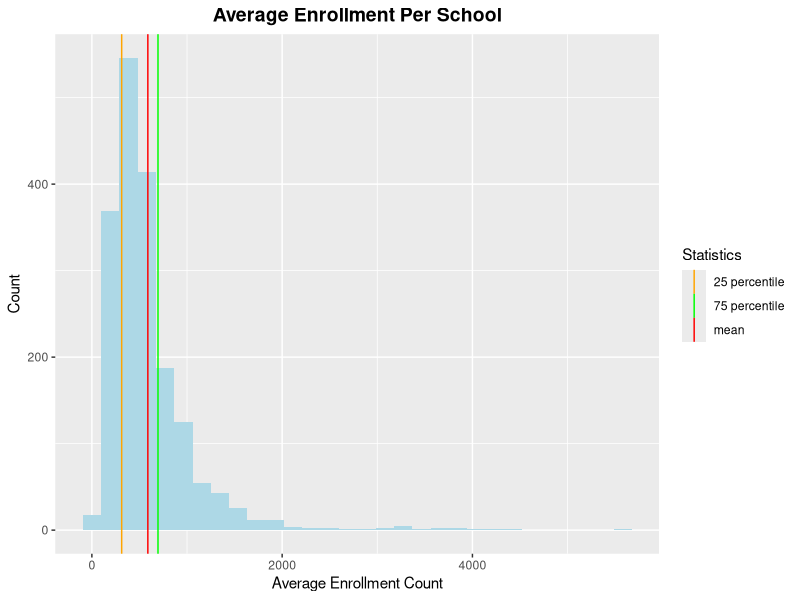
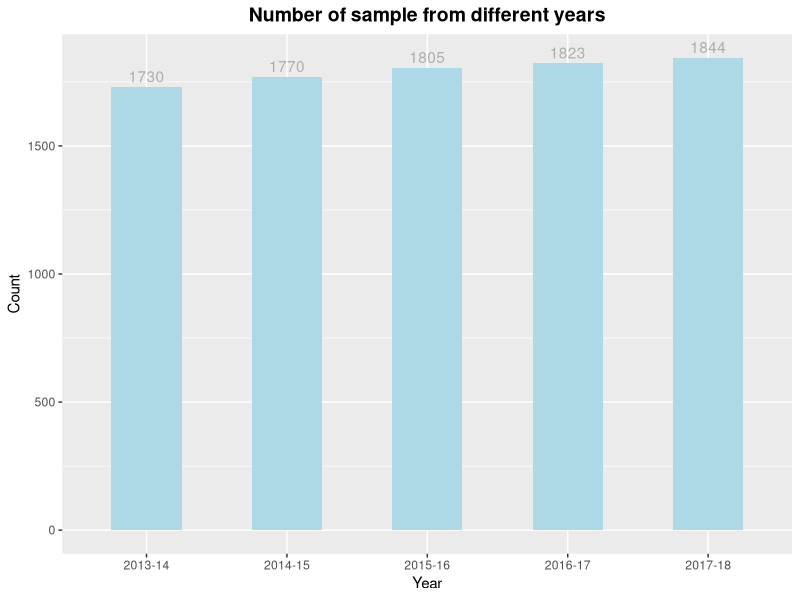
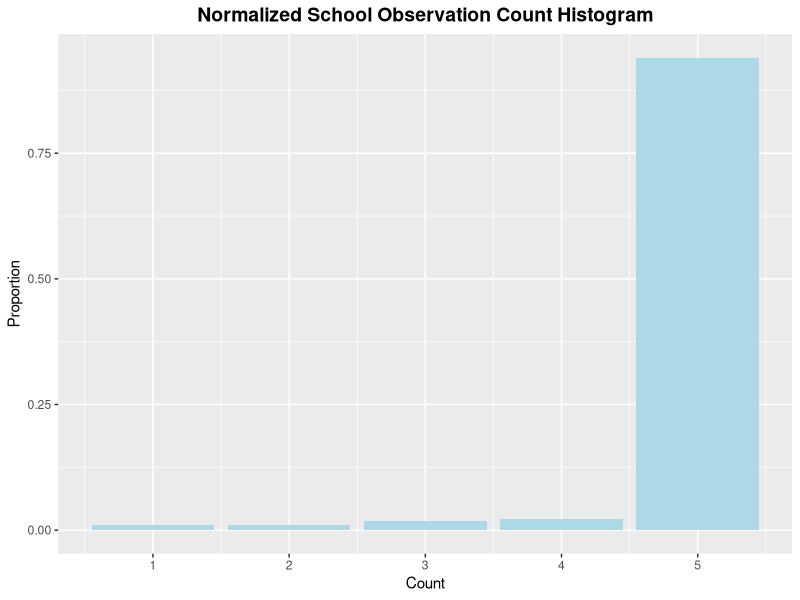

R code for these plots, in order: (Note: this script raises an error after producing the figures.)
## ---- chunk 1
knitr::opts_chunk$set(
  echo = FALSE,
  message = FALSE,
  warning = FALSE
)
## ---- chunk 2
knitr::opts_chunk$set(
  echo = FALSE,
  message = FALSE,
  warning = FALSE
)
## ---- chunk 3
library(knitr)
library(ggplot2)
library(tidyr)
library(tidyverse)
library(dplyr)
## ---- chunk 4
school = read.csv("School.csv")
school_cleaned <- school %>%
  select(-c(DBN, X..Students.with.Disabilities, 
            X..Students.with.Disabilities.1, 
            X..English.Language.Learners,
            X..English.Language.Learners.1,
            Economic.Need.Index))
colnames(school_cleaned)[c(4, 18:33)] <- c("Grade.PK", "Female.count", "Female.percentage",
                                           "Male.count", "Male.percentage", "Asian.count",
                                           "Asian.percentage", "Black.count", "Black.percentage",
                                           "Hispanic.count", "Hispanic.percentage", "Other.count",
                                           "Other.percentage", "White.count", "White.percentage",
                                           "Poverty.count", "Poverty.percentage")
#sample data description
kable(summary(school_cleaned[, c("Total.Enrollment", "Grade.K", 
                                 "Grade.12", "Male.count", "Asian.percentage",
                                 "Poverty.count")]))
## ---- chunk 5
school_enroll <- school %>%
  group_by(School.Name) %>%
  summarise(Avg.Enroll = mean(Total.Enrollment))
p <- school_enroll %>%
  ggplot(mapping = aes(x = Avg.Enroll)) +
  geom_histogram(fill = "lightblue") +
  ggtitle("Average Enrollment Per School") +
  xlab("Average Enrollment Count") + ylab("Count")
p + 
    scale_color_manual(name = "Statistics", values = c(mean = "red", 
                                                     `25 percentile` = "orange",
                                                     `75 percentile` = "green")) +
  geom_vline(aes(xintercept = mean(school_enroll$Avg.Enroll), color = "mean")) +
  geom_vline(aes(xintercept = quantile(school_enroll$Avg.Enroll)[2], color = "25 percentile")) +
  geom_vline(aes(xintercept = quantile(school_enroll$Avg.Enroll)[4], color = "75 percentile")) +
  theme(plot.title = element_text(hjust = 0.5, face  = "bold", size = 14))
## ---- chunk 6
p <- ggplot(data= school, aes(x = Year)) +
  geom_bar(fill = "lightblue",width =0.5) +
  ggtitle("Number of sample from different years")+
  ylab("Count") +
  geom_text(stat='count',aes(label=..count..), position = position_dodge(width = 0.9), 
            vjust = -0.4, color = "grey68") +
  theme(plot.title = element_text(hjust = 0.5, face  = "bold", size = 14))
p
## ---- chunk 7
school %>%
  group_by(School.Name) %>%
  summarise(Obs.count = n()) %>%
  filter(Obs.count <= 5) %>%
  ggplot(mapping = aes(x = Obs.count)) +
  geom_bar(aes(y = stat(count/sum(count))), fill = "lightblue") +
  ggtitle("Normalized School Observation Count Histogram") +
  theme(plot.title = element_text(hjust = 0.5, face = "bold", size = 14)) +
  ylab("Proportion") + xlab("Count")

temp <- school %>%
  group_by(School.Name) %>%
  summarise(Obs.count = n())
1718/sum(table(temp$Obs.count))
## ---- chunk 8
knitr::opts_chunk$set(
  echo = FALSE,
  message = FALSE,
  warning = FALSE
)
## ---- chunk 9
library(knitr)
library(tidyverse)
library(dplyr)
library(ggplot2)
library(RColorBrewer)
library(sqldf)
school = read.csv("School.csv")
## ---- chunk 10
school <- school %>%
  group_by(School.Name) %>%
  mutate(count = n()) %>%
  filter(count == 5) %>%
  select(-count)

school <- school %>%
  group_by(School.Name) %>%
  summarise(count = n())
table(school$count)
  
## ---- chunk 11
# loc <- ggplot(data = school, aes(x = Year)) + 
#   geom_bar(stat="count",fill = "lightblue")+
#   facet_wrap(~location,ncol =5)+
#   ggtitle("Number of schools in different Borough by year") + 
#   theme(plot.title = element_text(hjust = 0.5, face  = "bold", size = 14), 
#         axis.text.x = element_text(angle = 30, vjust = 0.5))+
#    xlab("Academic Year")+
#   ylab("Number of schools")
# loc
# 
# dis <-  ggplot(data = school, aes(x = Year,fill = location)) + 
#   geom_bar(stat="count") +
#   ggtitle("2013-2018 Time Series School Count") +
#   theme(plot.title = element_text(hjust = 0.5, face  = "bold", size = 14)) + 
#   xlab("Academic Year")+
#   ylab("Number of schools") 
# dis
## ---- chunk 12
school <- school %>% 
  mutate(location = case_when(
    str_detect(DBN, "K") == TRUE ~ "Brooklyn",
    str_detect(DBN,"X") == TRUE ~ "Bronx",
    str_detect(DBN,"Q") == TRUE ~ "Queens",
    str_detect(DBN,"M") == TRUE ~ "Manhattan",
    str_detect(DBN,"R") == TRUE ~ "Staten Island",
  ))

school %>%
  ggplot(mapping = aes(x = location)) +
  geom_bar(stat = "count", fill = "lightblue") +
  ggtitle("School Count by District") +
  xlab("Districts") + ylab("Count") +
  theme(plot.title = element_text(hjust = 0.5, face = "bold", size = 14))
## ---- chunk 13
school <- rename(school, Grade.PK =Grade.PK..Half.Day...Full.Day. )
## ---- chunk 14
school <- school %>% 
  mutate(is_preschool = case_when(
    Grade.PK > 0 ~ 1,
    T ~ 0
  )) %>% 
  mutate(is_elementary = case_when(
    Grade.K == 0 & Grade.1 == 0 & Grade.2 == 0 &
      Grade.3 == 0 & Grade.4 == 0 & Grade.5 == 0 ~ 0,
    T ~ 1
  )) %>% 
  mutate(is_middle = case_when(
    Grade.6 == 0 & Grade.7 == 0 & Grade.8 == 0 ~ 0,
    T ~ 1
  )) %>% 
  mutate(is_high = case_when(
    Grade.9 == 0 & Grade.10 == 0 & Grade.11 == 0 & Grade.12 == 0 ~ 0,
    T ~ 1
  ))
## ---- chunk 15
count_by_type <- sqldf("select location, Year, sum(is_preschool) as pre_school,
      sum(is_elementary) as elementary,
      sum(is_middle) as middle,
      sum(is_high) as high from school group by location ,Year") %>% 
   pivot_longer(-c(location,Year),names_to ="type", values_to = "num")

count_by_type$type <- factor(count_by_type$type ,levels = c("pre_school", "elementary", "middle", "high"))

type_sch <- count_by_type %>%
  ggplot(mapping = aes(x = type, y = num, fill = location)) +
  geom_bar(stat = "identity") +
  ggtitle("School Type Distribution") +
  xlab("School Type") + ylab("Count") +
  theme(plot.title = element_text(hjust = 0.5, face  = "bold", size = 14))
type_sch
## ---- chunk 16
# type_sch <- ggplot(count_by_type, aes(fill=type, y=num, x=Year)) + 
#     geom_bar(position="dodge", stat="identity")+
#   ggtitle("Number of schools in different type by year") + 
#   theme(plot.title = element_text(hjust = 0.5, face  = "bold", size = 14))+
#    xlab("Academic Year")+
#   ylab("Number of schools") +
#   scale_color_brewer(palette="Dark2")
# type_sch
## ---- chunk 17
knitr::opts_chunk$set(
  echo = FALSE,
  message = FALSE,
  warning = FALSE
)
## ---- chunk 18
library(knitr)
library(ggplot2)
library(tidyverse)
library(dplyr)
library(patchwork)
NYC <- read.csv("School.csv")
## ---- chunk 19
print("Check if there are any NA values in the dataset:", quote = FALSE)
any(is.na(NYC))
## ---- chunk 20
NYC_na <- NYC %>%
  na_if("No Data")
print("Changing the 'No Data' variable into NA", quote = FALSE)
any(is.na(NYC_na))
print("The count of NA value is", quote = FALSE)
sum(is.na(NYC_na))
print("The percentage of NA value in 'Economic.Need.Index'", quote = FALSE)
sprintf("%0.2f%%",100*sum(is.na(NYC_na))/prod(dim(NYC_na))) #in percentage
## ---- chunk 21
plot_missing <- function(data, percent = FALSE ){
  missing_patterns <- data.frame(is.na(data)) %>%
    group_by_all() %>%
    count(name = "count", sort = TRUE) %>%
    ungroup() %>%
    remove_rownames() %>%
    rownames_to_column("number") 
  
  missing_patterns_graph<- missing_patterns %>%
    gather(key,value,-c(number,count)) %>%
    group_by(number) %>%
    mutate(complete_case = factor(ifelse(sum(value) == 0, 1, 0.5)))

  if(percent){
    missing_patterns_number <-  missing_patterns_graph %>% 
      group_by(key)%>%
      summarise(missing_number = 100*((sum(value*count))/sum(count)))%>%
      arrange(desc(missing_number)) 
  }
  if(!percent){
    missing_patterns_number <-  missing_patterns_graph %>% 
      group_by(key)%>%
      summarise(missing_number = (sum(value*count))) %>%
      arrange(desc(missing_number))
  }
  
  level_for_order <- (missing_patterns_number$key)

  g1 <- missing_patterns_graph %>%
    ggplot(aes(x = factor(key,level_for_order), 
             y = fct_rev(factor(as.numeric(number))),
             fill = value,alpha = complete_case)) +
    geom_tile(color = "white") + 
    scale_fill_manual(values = c("grey","purple")) +
    scale_alpha_manual(values = c(1,0.5)) +
    annotate("text",x = length(level_for_order)/3,
           y = missing_patterns_graph[missing_patterns_graph$complete_case == 1,]$number,
           label = "Complete Case") +
    theme(legend.position="none",axis.text.x = element_text(angle = -30, hjust = 0)) +
    xlab("variable")+
    ylab("missing pattern")

   
  g2 <- missing_patterns %>% 
    group_by(number)%>%
    ggplot(aes(x = reorder(number,count),y = count)) +
    geom_bar(stat="identity") + 
    ylab("row count")+
    coord_flip()+
    theme(axis.title.y=element_blank()) 
 

  g3 <- ggplot(missing_patterns_number,
               aes(x = reorder(key,-missing_number),y = missing_number)) +
    geom_bar(stat="identity") +
    theme(axis.title.x=element_blank(),axis.title.y = element_text(size = 8),axis.text.x = element_text(angle = -30, hjust = 0)) +
    ggtitle("Missing value patterns")

  
  if(percent){
    g3 <- g3 +  ylab("% rows missing") + ylim(0,100)
  }else{
    g3 <- g3 +  ylab("num rows missing")
  }

  g3 + plot_spacer() + g1 +g2+ plot_layout(widths = c(5, 2), 
                                           heights = unit(c(2, 5), c('cm', 'null')))
}
## ---- chunk 22
set.seed(1234567)
# case1
row_ind <- sample(1:nrow(NYC_na), 200)
col_ind <- sample(1:ncol(NYC_na), 10)
new_NYC <- NYC_na[row_ind, col_ind]
plot_missing(new_NYC)
# case2
row_ind <- sample(1:nrow(NYC_na), 200)
col_ind <- sample(1:ncol(NYC_na), 10)
new_NYC <- NYC_na[row_ind, col_ind]
plot_missing(new_NYC)
# case3
row_ind <- sample(1:nrow(NYC_na), 200)
col_ind <- sample(1:ncol(NYC_na), 10)
new_NYC <- NYC_na[row_ind, col_ind]
plot_missing(new_NYC)
## ---- chunk 23
knitr::opts_chunk$set(
  echo = FALSE,
  message = FALSE,
  warning = FALSE
)
## ---- chunk 24
knitr::opts_chunk$set(
  echo = FALSE,
  message = FALSE,
  warning = FALSE
)
## ---- chunk 25
knitr::opts_chunk$set(
  echo = FALSE,
  message = FALSE,
  warning = FALSE
)
